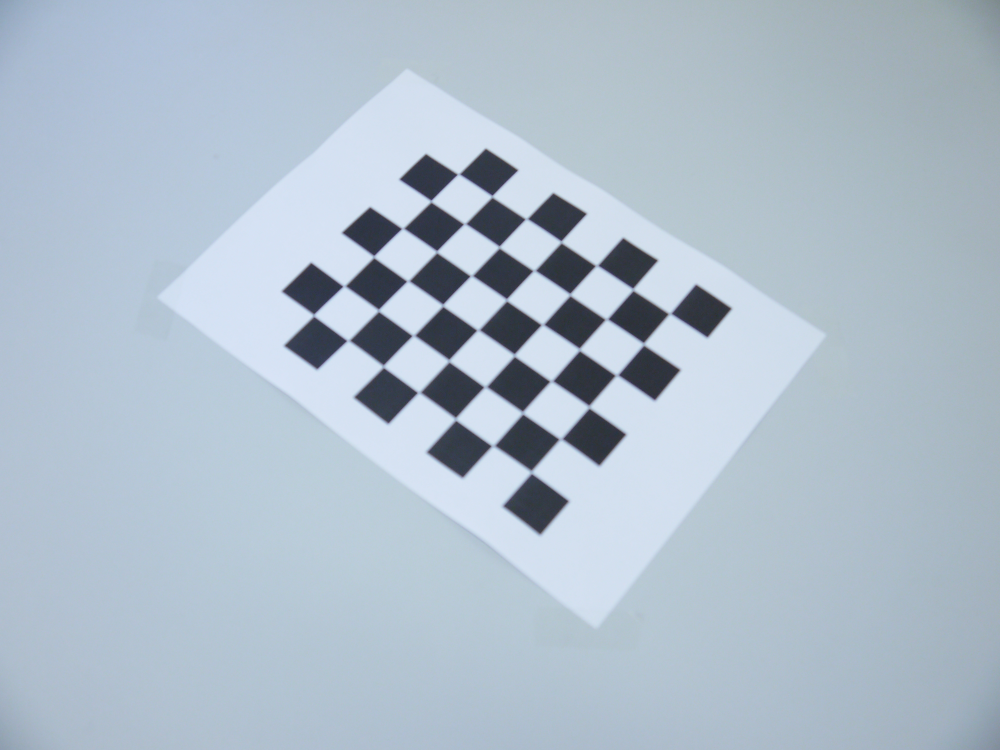
#> input picture a2/resources/1.JPG, 4000 x 3000 px (shown at 1/4 size)
$ python aufg6.py
#> lines starting #> are read from the running program, lines starting #| are printed output that depends on the picture
import cv2
import sys
import json
import numpy as np


def main():

    data = json.load(open("resources/camera.json"))
#> (reads a2/resources/camera.json from the repository)
    img_1 = cv2.imread("resources/1.JPG")
#> img_1 is the input picture: shape (3000, 4000, 3); mean B, G, R 203.5, 189.8, 175
    img_2 = cv2.imread("resources/2.JPG")
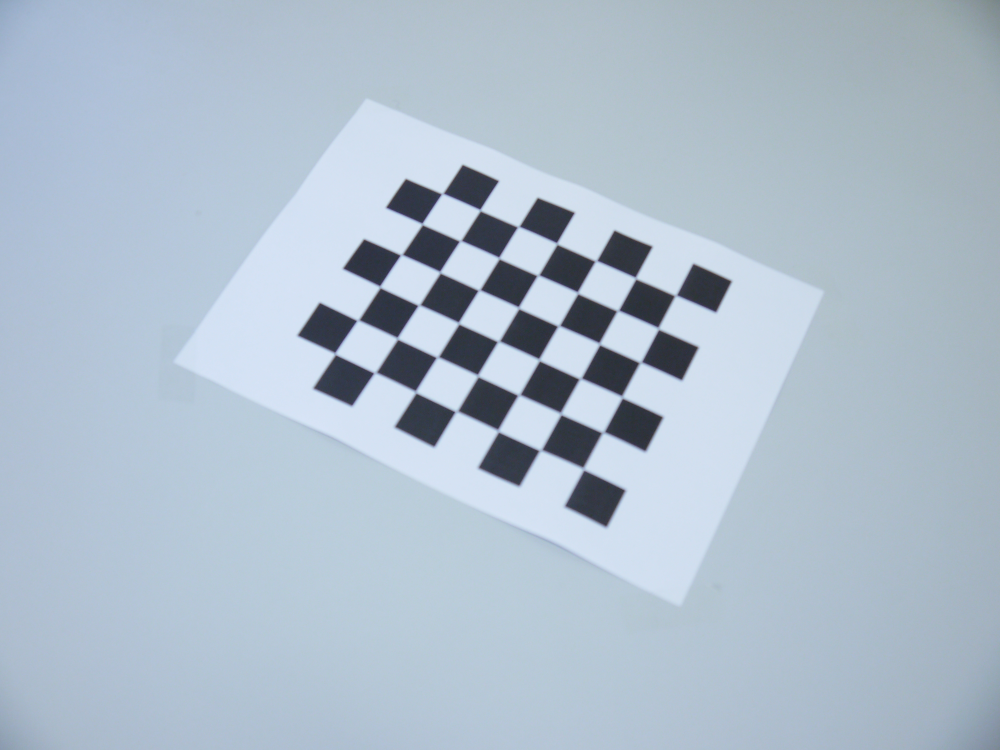
#> input picture a2/resources/2.JPG, 4000 x 3000 px (shown at 1/4 size)
#> img_2 is the input picture: shape (3000, 4000, 3); mean B, G, R 204.5, 189.8, 174.5
    img_3 = cv2.imread("resources/3.JPG")
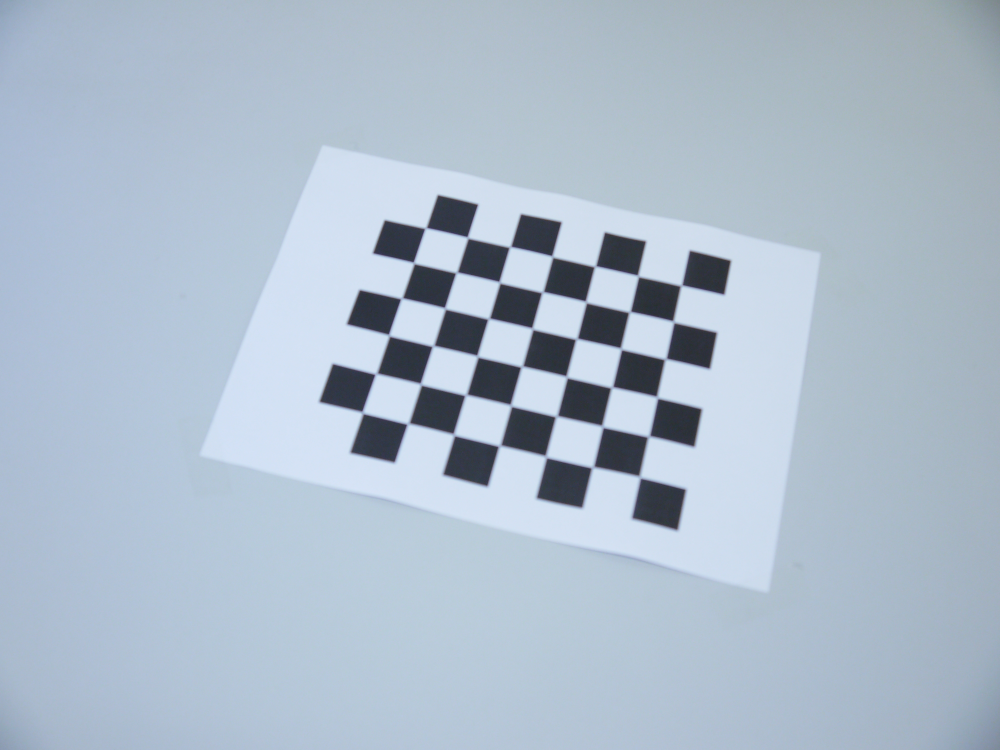
#> input picture a2/resources/3.JPG, 4000 x 3000 px (shown at 1/4 size)
#> img_3 is the input picture: shape (3000, 4000, 3); mean B, G, R 203.9, 188.4, 173.2

    c_matrix = np.array(data["camera_matrix"])
    distortion = np.array(data["distortion"])

    img_1u = cv2.undistort(img_1,c_matrix,distortion)
    img_2u = cv2.undistort(img_2,c_matrix,distortion)
    img_3u = cv2.undistort(img_3,c_matrix,distortion)
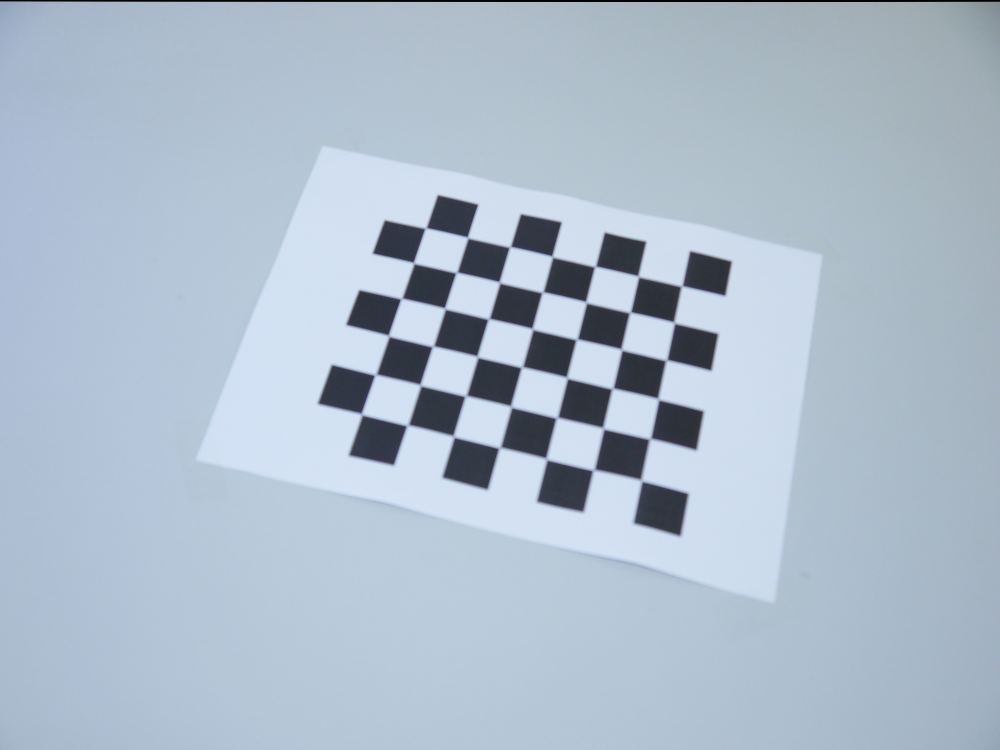
#> img_3u: shape (3000, 4000, 3) (shown at 1/4 size); mean B, G, R 203.7, 188.3, 173.2

    cv2.imwrite("out/1_undistorted.jpg",img_1u)
    cv2.imwrite("out/2_undistorted.jpg",img_2u)
    cv2.imwrite("out/3_undistorted.jpg",img_2u)

    cv2.namedWindow('images',cv2.WINDOW_NORMAL)
    cv2.resizeWindow('image', 600,600)
    stack = np.hstack((img_1,img_1u))
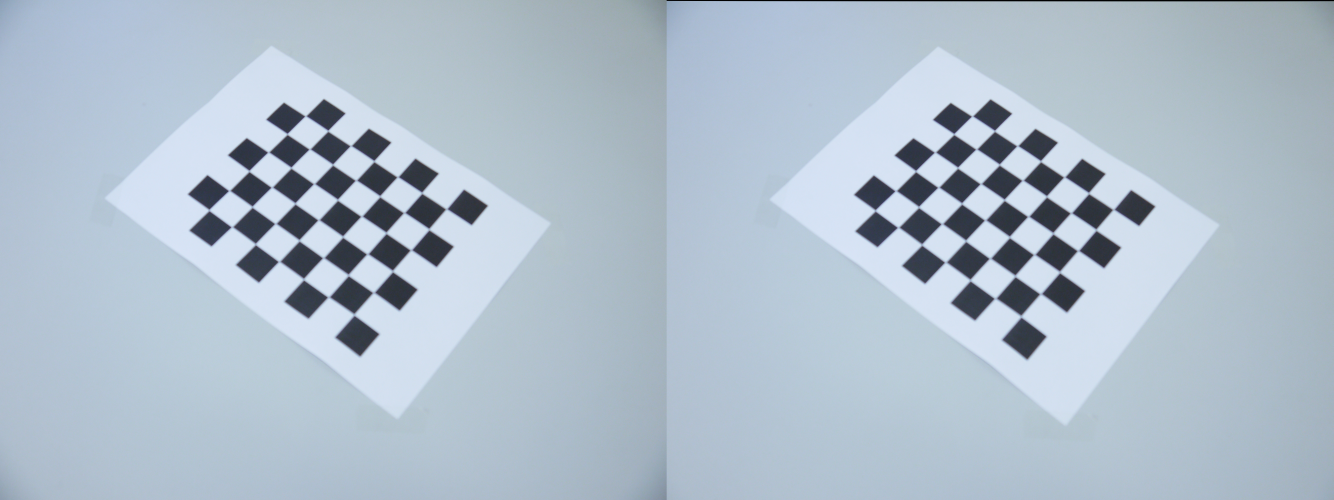
#> stack: shape (3000, 8000, 3) (shown at 1/6 size); mean B, G, R 203.5, 189.8, 175
    cv2.imshow('images',stack)
    cv2.waitKey(0)

    stack = np.hstack((img_2,img_2u))
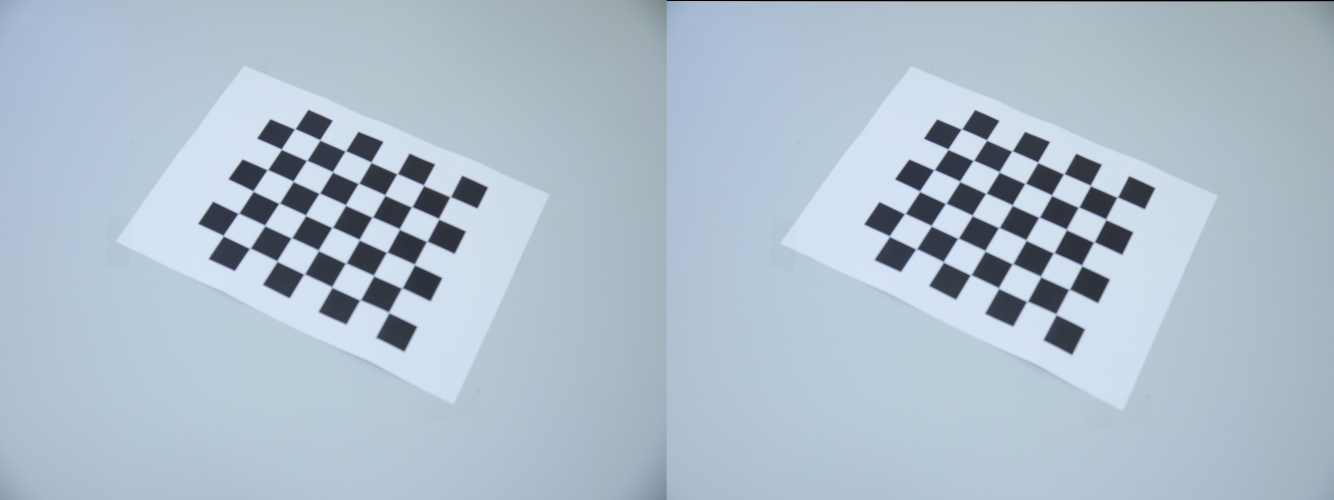
#> stack: shape (3000, 8000, 3) (shown at 1/6 size); mean B, G, R 204.4, 189.8, 174.5
    cv2.imshow('images',stack)
    cv2.waitKey(0)

    stack = np.hstack((img_3,img_3u))
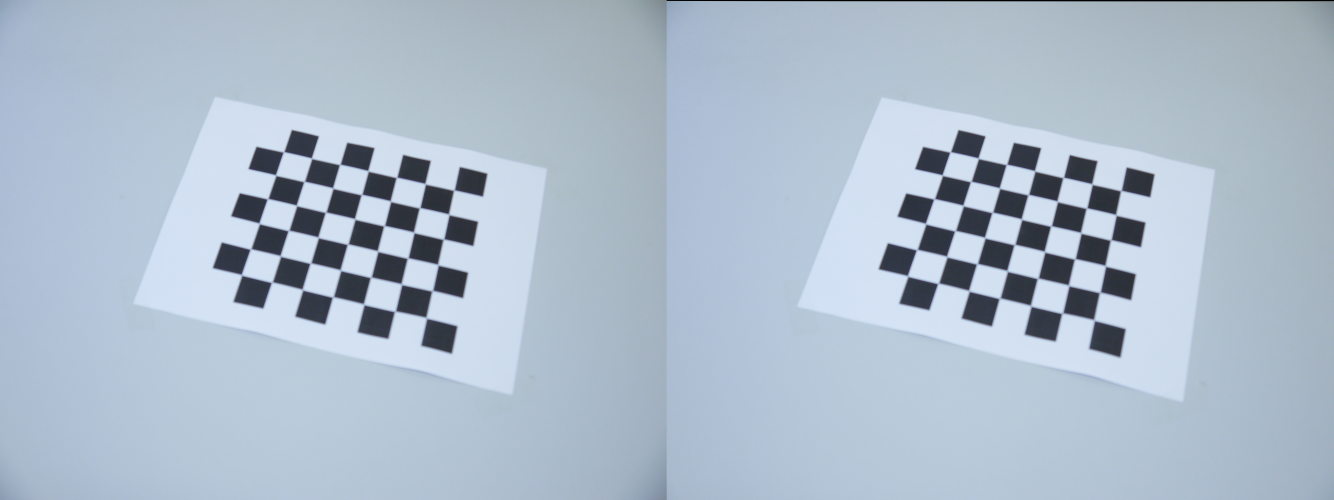
#> stack: shape (3000, 8000, 3) (shown at 1/6 size); mean B, G, R 203.8, 188.3, 173.2
    cv2.imshow('images',stack)
    cv2.waitKey(0)
    cv2.destroyAllWindows()

if __name__ == "__main__":
    main()
